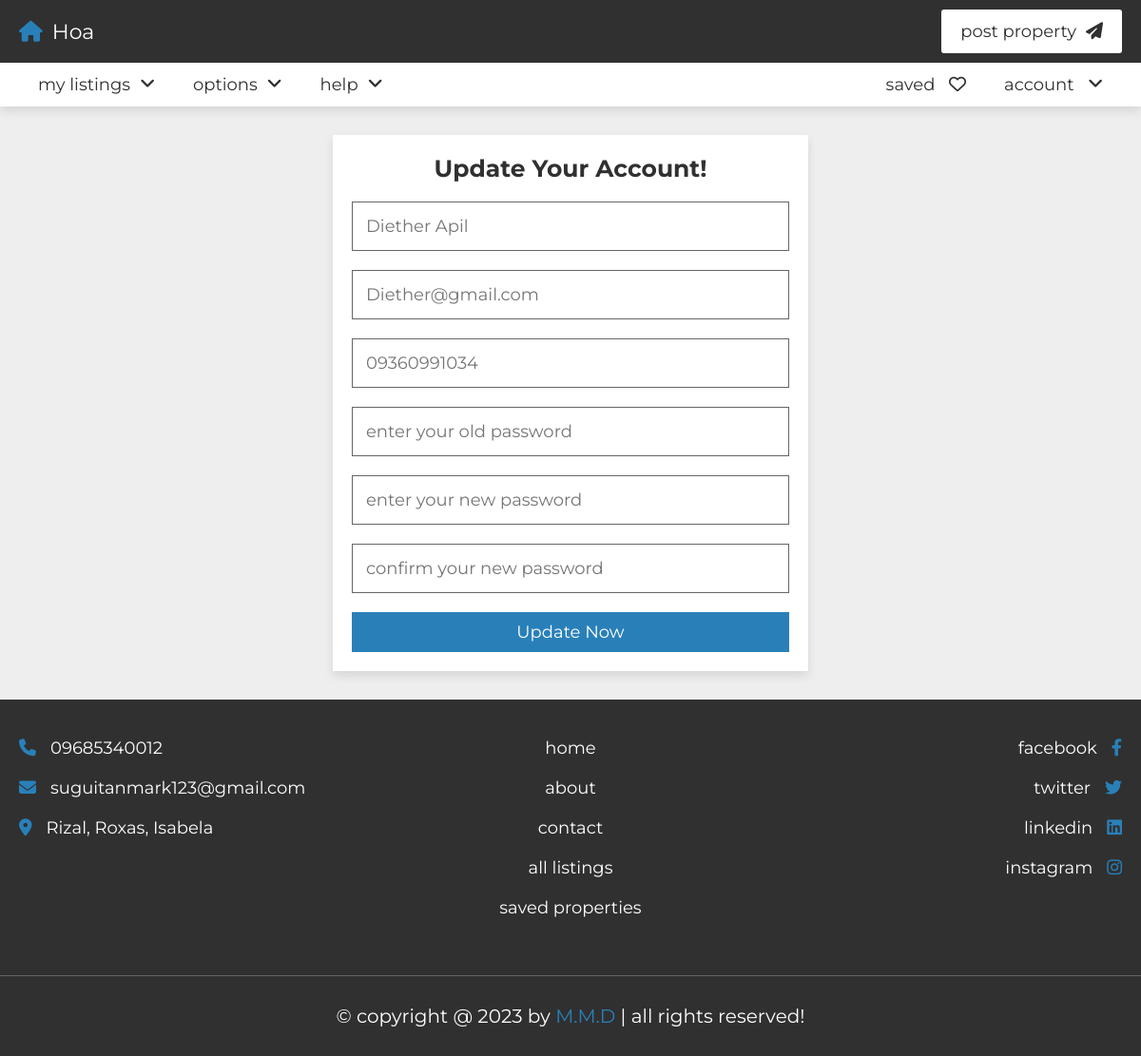
The page /update.php (signed in) on the database its author committed.
### tables this page shows
CREATE TABLE `users` (
  `id` varchar(20) NOT NULL,
  `name` varchar(50) NOT NULL,
  `number` varchar(15) NOT NULL,
  `email` varchar(50) NOT NULL,
  `password` varchar(50) NOT NULL
);

### update.php (the view, shortened to what this page needs)
<?php
include 'components/connect.php';
if(isset($_COOKIE['user_id'])){
   $user_id = $_COOKIE['user_id'];
}else{
   $user_id = '';
   header('location:login.php');
}
$select_user = $conn->prepare("SELECT * FROM `users` WHERE id = ? LIMIT 1");
$select_user->execute([$user_id]);
$fetch_user = $select_user->fetch(PDO::FETCH_ASSOC);
?>
<!DOCTYPE html>
<html lang="en">
<head>
   <link rel="stylesheet" href="https://cdnjs.cloudflare.com/ajax/libs/font-awesome/6.2.0/css/all.min.css">
   <link rel="stylesheet" href="css/style.css">
</head>
<body>
<?php include 'components/user_header.php'; ?>
<section class="form-container">
   <form action="" method="post">
      <h3>update your account!</h3>
      <input type="tel" name="name" maxlength="50" placeholder="<?= $fetch_user['name']; ?>" class="box">
      <input type="email" name="email" maxlength="50" placeholder="<?= $fetch_user['email']; ?>" class="box">
      <input type="number" name="number" min="0" max="9999999999" maxlength="10" placeholder="<?= $fetch_user['number']; ?>" class="box">
      <input type="password" name="old_pass" maxlength="20" placeholder="enter your old password" class="box">
      <input type="password" name="new_pass" maxlength="20" placeholder="enter your new password" class="box">
      <input type="password" name="c_pass" maxlength="20" placeholder="confirm your new password" class="box">
      <input type="submit" value="update now" name="submit" class="btn">
   </form>
</section>
<?php include 'components/footer.php'; ?>
</body>
</html>

### css/style.css (style rules this page uses)
:root { --main-color:#2980b9; --light-color:#666; --light-bg:#eee; --white:#fff; --black:#303030; --border:.1rem solid var(--light-color); --box-shodow:0 .5rem 1rem rgba(0,0,0,.1); }
* { font-family: 'Montserrat', sans-serif; margin: 0; padding: 0; box-sizing: border-box; outline: none; border: none; text-decoration: none; }
html { font-size: 62.5%; overflow-x: hidden; scroll-behavior: smooth; scroll-padding-top: 10rem; }
body { background-color: var(--light-bg); }
section { padding: 3rem 2rem; max-width: 1200px; margin: 0 auto; }
.btn, .inline-btn { margin-top: 1rem; padding: 1rem 3rem; background-color: var(--main-color); color: var(--white); cursor: pointer; text-align: center; font-size: 1.8rem; text-transform: capitalize; }
.btn { display: block; width: 100%; }
.form-container form { max-width: 50rem; margin: 0 auto; background-color: var(--white); box-shadow: var(--box-shodow); padding: 2rem; text-align: center; }
.form-container form h3 { padding-bottom: 1rem; font-size: 2.5rem; color: var(--black); text-transform: capitalize; }
.form-container form .box { border: var(--border); padding: 1.4rem; color: var(--black); margin: 1rem 0; width: 100%; font-size: 1.8rem; }

### rows shown on the page
users: name "Diether Apil", email "Diether@gmail.com", number "09360991034"
